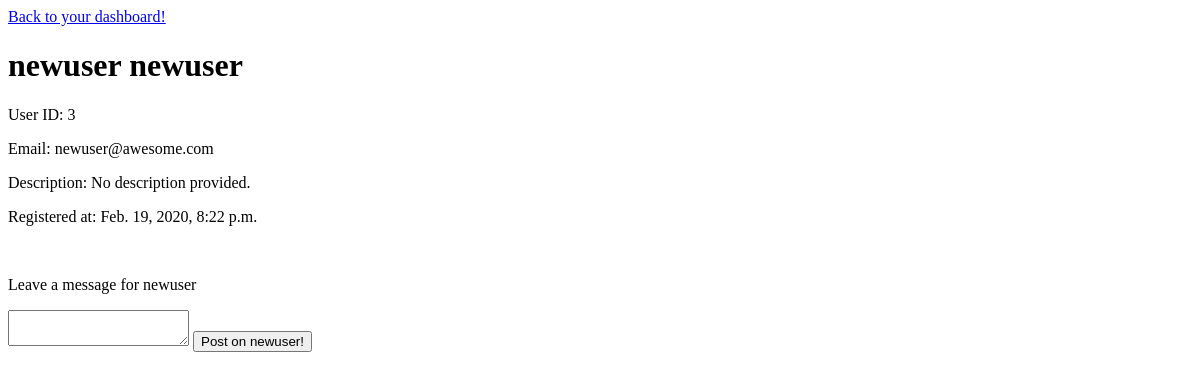
/users/show/3 (signed in), run on an earlier commit of the app's database.
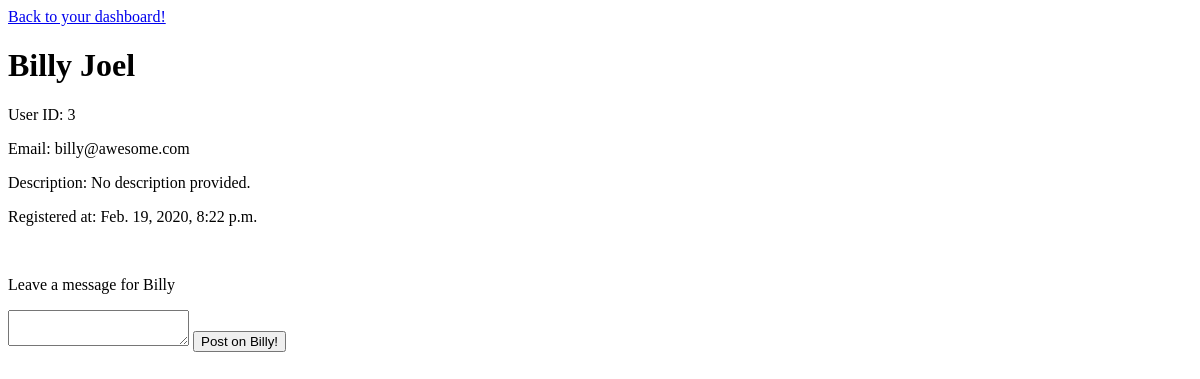
And on a later commit of the database.
### login_app/models.py (models this page shows)
class User(models.Model):
    first_name = models.CharField(max_length=255)
    last_name = models.CharField(max_length=255)
    email = models.CharField(max_length=255)
    password = models.CharField(max_length=255)
    birth = models.DateTimeField(null = True)
    updated_at = models.DateTimeField(auto_now = True)
    created_at = models.DateTimeField(auto_now_add = True)
    objects = UserManager()
    user_level = models.IntegerField(default=0)
    desc = models.TextField(default = "No description provided.")

### login_app/views.py (the view, shortened to what this page needs)
# urls.py: path('users/show/<id>', views.show_a_profile),
def show_a_profile(request, id):
    if 'userid' not in request.session:
        return redirect('/')
    this_user = User.objects.get(id=id)
    all_posts = Message.objects.filter(user = this_user)
    context = {
        'user': this_user,
    }
    return render(request, 'show_user_profile.html', context)

### login_app/templates/show_user_profile.html (shortened to what this page needs)
<!DOCTYPE html>
<html lang="en">
<head>
</head>
<body>
    <a href="/dashboardroute">Back to your dashboard!</a>
    <h1>{{user.first_name}} {{user.last_name}}</h1>
    <p>User ID: {{user.id}}</p>
    <p>Email: {{user.email}}</p>
    <p>Description: {{user.desc}}</p>
    <p>Registered at: {{user.created_at}}</p>
    <br>
    <p>Leave a message for {{user.first_name}}</p>
    <form action = "/submitpost" method = "POST">
        <textarea name ='note'></textarea>
        <button type="submit">Post on {{user.first_name}}!</button>
    </form>
</body>
</html>

What changed in the data, as far as the page shows it:
changed User "No description provided.": first_name "newuser" → "Billy"; last_name "newuser" → "Joel"; email "newuser@awesome.com" → "billy@awesome.com"
